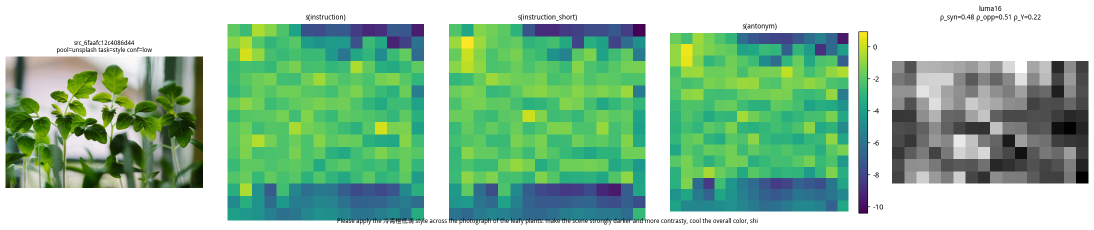
#> input picture experiments/G1_s_identifiability_20260803/viz/failure_src_6faafc12c4086d44.png, 2188 x 459 px (shown at 1/2 size)
$ python -i build_vera_250k.py   (imports and definitions only)
#> lines starting #> are read from the running program, lines starting #| are printed output that depends on the picture
#> in load_image_tensor, img_pil is the input picture: PIL image 2188x459 RGBA; mean R, G, B, A 147.2, 191.7, 160, 255
#!/usr/bin/env python3
"""Build the VeraRetouch 250k paired-image dataset.

The pipeline is intentionally restartable:

1. plan      - scan local sources and write a deterministic 250k plan
2. luts      - build an analytic LUT bank used by S3/S4
3. generate  - generate one shard of image pairs on one CUDA device
4. finalize  - merge shard manifests and validate output counts
5. status    - print current progress
"""

from __future__ import annotations

import argparse
import csv
import hashlib
import json
import math
import os
import random
import shutil
import time
from dataclasses import dataclass
from pathlib import Path
from typing import Any, Iterable

import numpy as np
import torch
import torch.nn.functional as F
import cv2
from PIL import Image, ImageFilter, ImageOps
from tqdm import tqdm

# [4 lines not run here, left out]


PPR_ROOT = Path("/home/bc/retouching/monetGPT/data/ppr10k")
FIVEK_ROOT = Path("/home/bc/retouching/monetGPT/data/fivek_mmart_like")
MMART_PPR_ROOT = Path("/home/bc/datasets/MMArt-PPR10k/global")
DEFAULT_OUT = Path("/home/bc/data/datasets/VeraRetouch_250k")

IMAGE_SIZE = 512
JPEG_QUALITY = 94
SEED = 20260527

BRANCH_COUNTS = {
    "S0_expert_anchor": 40_000,
    "S1_auto_inverse_lite": 35_000,
    "S2_param_l_gc_sc": 50_000,
    "S3_style_lut": 75_000,
    "S4_local_semantic_4d_lut": 50_000,
}

STYLE_FAMILIES = [
    "warm",
    "cool",
    "vivid",
    "faded",
    "cinematic",
    "film",
    "bright_airy",
    "moody",
    "high_contrast",
    "low_contrast",
    "portrait_clean",
    "natural",
]

INSTRUCTION_TEMPLATES = {
    "S0_expert_anchor": "Match the expert retouch while preserving the original scene structure.",
    "S1_auto_inverse_lite": "Restore exposure, contrast, and natural color from the degraded input.",
    "S2_param_l_gc_sc": "Apply the requested global light, color, and saturation adjustment.",
    "S3_style_lut": "Apply a {style_family} color grade while keeping the content unchanged.",
    "S4_local_semantic_4d_lut": "Enhance the {target_region} region while preserving the rest of the image.",
}


def stable_hash(text: str) -> int:
    return int(hashlib.sha1(text.encode("utf-8")).hexdigest()[:16], 16)


# [7 lines left out: function split_for_key, not called in this run]


def json_dump_line(fp: Any, record: dict[str, Any]) -> None:
    fp.write(json.dumps(record, ensure_ascii=False, sort_keys=True) + "\n")


# [485 lines left out: functions load_jsonl, write_json, cycle_take, scan_ppr, scan_fivek, scan_mmart_ppr and 8 more, not called in this run]


@dataclass
class LoadedBatch:
    records: list[dict[str, Any]]
    images: torch.Tensor
    masks: torch.Tensor | None


def resize_crop_pil(img: Image.Image, size: int = IMAGE_SIZE, resample: int = Image.Resampling.BICUBIC) -> Image.Image:
#> called with size = 512, resample = 3
    img = ImageOps.exif_transpose(img)
    if img.mode != "RGB":
        img = img.convert("RGB")
    w, h = img.size
#> w = 2188; h = 459
    scale = size / min(w, h)
#> scale = 1.12
    new_w = max(size, int(round(w * scale)))
#> new_w = 2441
    new_h = max(size, int(round(h * scale)))
#> new_h = 512
    img = img.resize((new_w, new_h), resample)
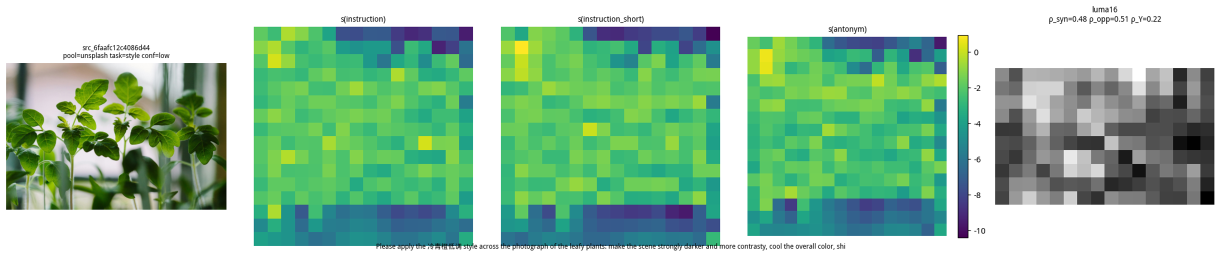
#> img: PIL image 2441x512 RGB (shown at 1/2 size); mean R, G, B 147.1, 191.7, 159.9
    left = (new_w - size) // 2
#> left = 964
    top = (new_h - size) // 2
#> top = 0
    return img.crop((left, top, left + size, top + size))
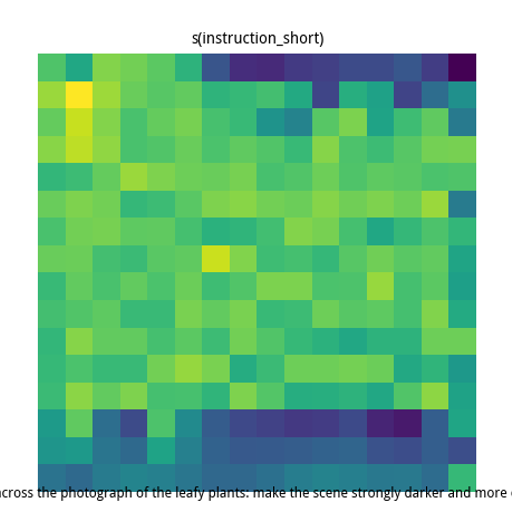
#> returned value: PIL image 512x512 RGB; mean R, G, B 124.3, 192.3, 146.3


# [25 lines left out: functions resize_crop_cv2, resize_crop_mask, not called in this run]


def load_image_tensor(path: str) -> torch.Tensor:
    if path.lower().endswith(".png"):
        with Image.open(path) as img_pil:
            arr = np.asarray(resize_crop_pil(img_pil), dtype=np.float32) / 255.0
    else:
        img = cv2.imread(path, cv2.IMREAD_COLOR)
        if img is None:
            raise FileNotFoundError(path)
        img = cv2.cvtColor(resize_crop_cv2(img), cv2.COLOR_BGR2RGB)
        arr = img.astype(np.float32) / 255.0
#> (the run stopped early here; a loop or call above may not have finished)

$ run again, on experiments/G1_s_identifiability_20260803/viz/failure_src_9f830b7162631d40.png
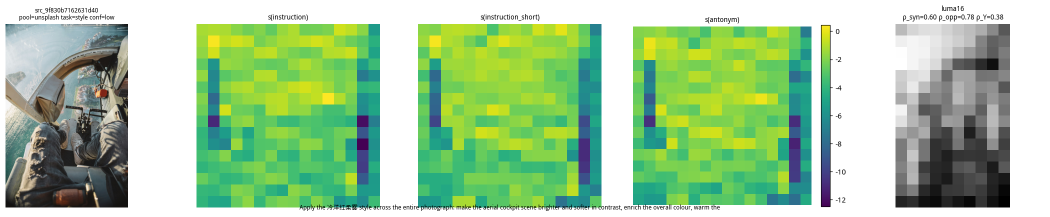
#> input picture experiments/G1_s_identifiability_20260803/viz/failure_src_9f830b7162631d40.png, 2100 x 433 px (shown at 1/2 size)
#> in load_image_tensor, img_pil is the input picture: PIL image 2100x433 RGBA; mean R, G, B, A 162.8, 200.5, 154, 255
#> in resize_crop_pil, `img = img.resize((new_w, new_h), resample)`:
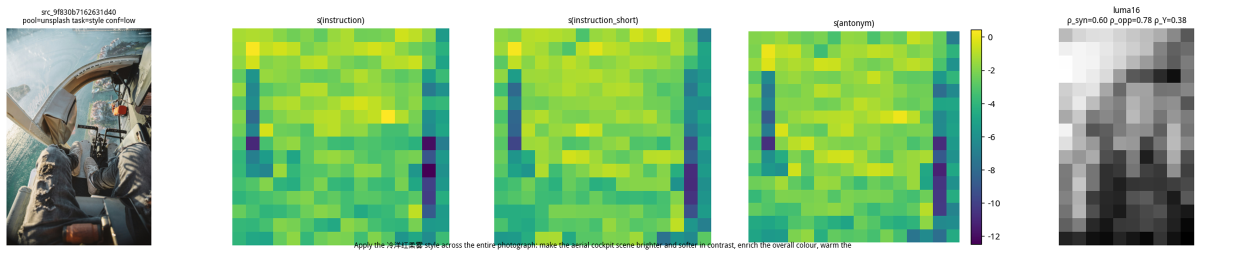
#> img: PIL image 2483x512 RGB (shown at 1/2 size); mean R, G, B 162.7, 200.5, 154
#> in resize_crop_pil, `return img.crop((left, top, left + size, top + size))`:
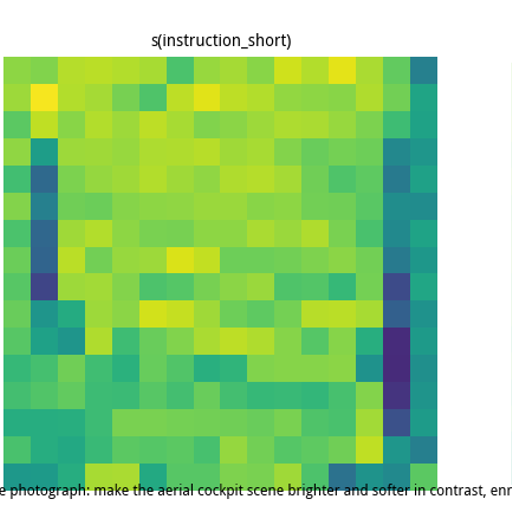
#> returned value: PIL image 512x512 RGB; mean R, G, B 149.8, 209.6, 132.9

$ run again, on experiments/G1_s_identifiability_20260803/viz/failure_src_ad9127c60ee37945.png
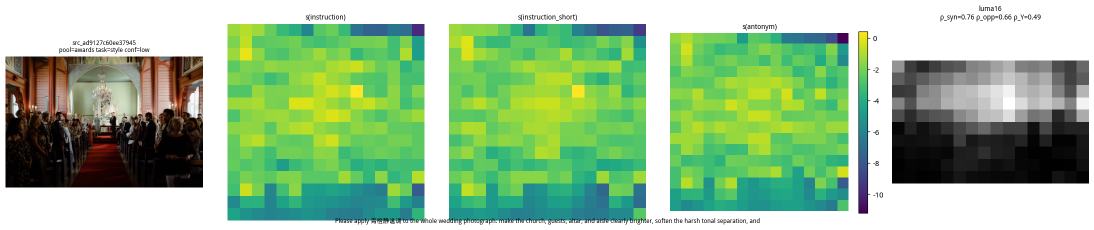
#> input picture experiments/G1_s_identifiability_20260803/viz/failure_src_ad9127c60ee37945.png, 2188 x 459 px (shown at 1/2 size)
#> in load_image_tensor, img_pil is the input picture: PIL image 2188x459 RGBA; mean R, G, B, A 150.5, 189.1, 144.5, 255
#> in resize_crop_pil, `img = img.resize((new_w, new_h), resample)`:
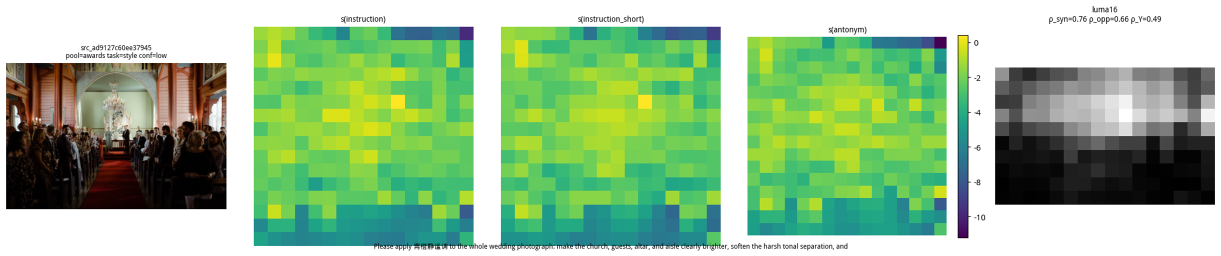
#> img: PIL image 2441x512 RGB (shown at 1/2 size); mean R, G, B 150.4, 189, 144.5
#> in resize_crop_pil, `return img.crop((left, top, left + size, top + size))`:
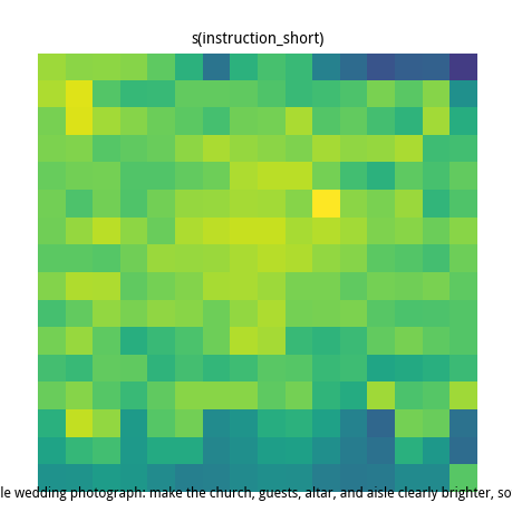
#> returned value: PIL image 512x512 RGB; mean R, G, B 138.7, 206.7, 135.6
